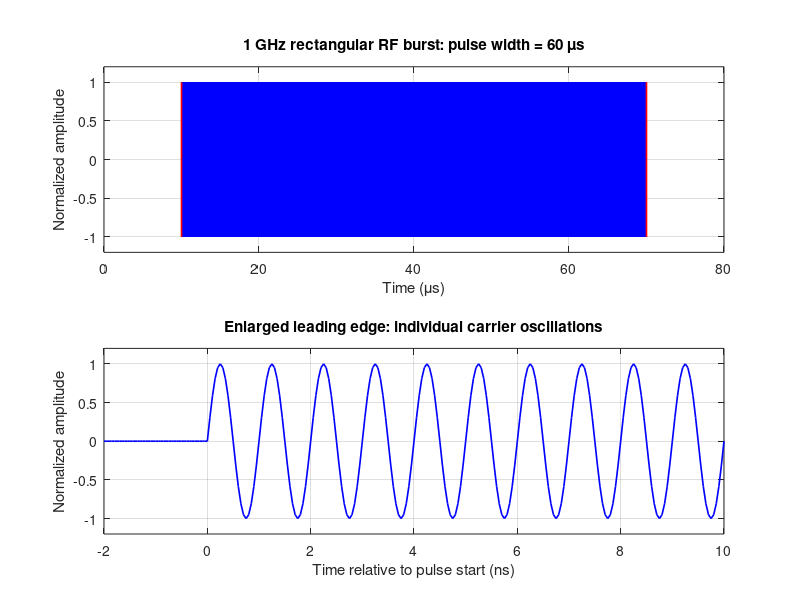

Write MATLAB code to recreate this figure. (Note: this script raises an error after producing the figure.)
%% Hypoband long-pulse examples
% 1 GHz carrier, 60 us rectangular pulse, PRF = 1000 Hz.
% No additional toolboxes required.
clear; clc; close all;

%% Parameters
f0 = 1e9;                  % Carrier frequency (Hz)
A0 = 1;                    % Normalized amplitude
PW = 60e-6;                % Rectangular pulse width (s)
PRF = 1000;                % Pulse repetition frequency (Hz)

Trep = 1/PRF;              % Start-to-start interval: 1 ms
Toff = Trep - PW;          % Off time: 940 us
duty = PW/Trep;            % Duty cycle: 0.06
tStart = 10e-6;            % Start of isolated pulse for display

% 20 samples per carrier cycle for RF waveform plots
fs = 20*f0;
dt = 1/fs;

%% 1. Rectangular RF burst: time domain
t = 0:dt:80e-6;

envelope = double(t >= tStart & t < tStart + PW);
a = A0*envelope .* sin(2*pi*f0*(t-tStart));

figure('Color','w','Name','Long RF pulse: time domain', ...
       'Position',[100 100 1100 700]);

subplot(2,1,1);
plot(t*1e6,a,'b','LineWidth',0.5);
hold on;
plot(t*1e6,A0*envelope,'r','LineWidth',1.2);
plot(t*1e6,-A0*envelope,'r','LineWidth',1.2);
xlabel('Time (\mus)');
ylabel('Normalized amplitude');
title('1 GHz rectangular RF burst: pulse width = 60 \mus');
xlim([0 80]);
ylim([-1.2 1.2]);
grid on; box on;

% Show ten individual cycles near the start
subplot(2,1,2);
tZoom = (-2e-9):dt:(10e-9);
aZoom = A0*double(tZoom >= 0) .* sin(2*pi*f0*tZoom);

plot(tZoom*1e9,aZoom,'b','LineWidth',1.2);
xlabel('Time relative to pulse start (ns)');
ylabel('Normalized amplitude');
title('Enlarged leading edge: individual carrier oscillations');
xlim([-2 10]);
ylim([-1.2 1.2]);
grid on; box on;

%% 2. Analytical spectrum of ONE rectangular RF burst
% Fourier transform convention: integral a(t)*exp(-j*2*pi*f*t) dt
% This is not the line spectrum of an infinite periodic train.

df = linspace(-100e3,100e3,40001);
f = f0 + df;

% Exact transform of a sine burst on 0 <= t <= PW
Sminus = sincNormalized((f-f0)*PW);
Splus  = sincNormalized((f+f0)*PW);

F = A0*PW/(2*1i) .* ( ...
    exp(-1i*pi*(f-f0)*PW).*Sminus ...
  - exp(-1i*pi*(f+f0)*PW).*Splus);

% Shift pulse start; this affects phase only
F = F .* exp(-1i*2*pi*f*tStart);
Fmag = abs(F);

figure('Color','w','Name','Single-pulse spectrum', ...
       'Position',[150 150 1100 500]);

plot(df/1e3,Fmag,'b','LineWidth',1.4);
hold on;

% For this integer-cycle burst, first nulls are f0 +/- 1/PW
nullOffset = 1/PW;
plot([-nullOffset nullOffset]/1e3,[0 0], ...
     'ro','MarkerFaceColor','r');

xlabel('Frequency offset from 1 GHz (kHz)');
ylabel('|A(f)| (s)');
title('Analytical spectrum of one 60 \mus rectangular RF burst');
xlim([-100 100]);
grid on; box on;
legend('Spectrum','First nulls','Location','northeast');

%% 3. Gaussian-modulated RF pulse
% Choose 60 us as the AMPLITUDE-envelope FWHM.
% Gaussian tails extend beyond the FWHM interval.
gaussianFWHM = 60e-6;
sigma = gaussianFWHM/(2*sqrt(2*log(2)));
tc = 100e-6;

tg = 0:dt:200e-6;

Genv = exp(-0.5*((tg-tc)/sigma).^2);
g = A0*Genv .* cos(2*pi*f0*(tg-tc));

figure('Color','w','Name','Gaussian RF pulse', ...
       'Position',[200 100 1100 700]);

subplot(2,1,1);
plot(tg*1e6,g,'b','LineWidth',0.5);
hold on;
plot(tg*1e6,A0*Genv,'r','LineWidth',1.4);
plot(tg*1e6,-A0*Genv,'r','LineWidth',1.4);

% Half-amplitude points
plot((tc + [-1 1]*gaussianFWHM/2)*1e6, ...
     [0.5 0.5]*A0,'ko','MarkerFaceColor','k');

xlabel('Time (\mus)');
ylabel('Normalized amplitude');
title('Gaussian RF pulse: amplitude-envelope FWHM = 60 \mus');
xlim([0 200]);
ylim([-1.2 1.2]);
grid on; box on;

subplot(2,1,2);
tgZoom = (-5e-9):dt:(5e-9);
gZoom = A0*exp(-0.5*(tgZoom/sigma).^2) ...
      .* cos(2*pi*f0*tgZoom);

plot(tgZoom*1e9,gZoom,'b','LineWidth',1.2);
xlabel('Time relative to Gaussian pulse centre (ns)');
ylabel('Normalized amplitude');
title('Carrier oscillations near the pulse centre');
xlim([-5 5]);
ylim([-1.2 1.2]);
grid on; box on;

%% 4. Rectangular pulse train: timing envelope
% Plot the envelope on a millisecond scale.
% The 1 GHz carrier exists inside each pulse but is not drawn here.

numberOfPulses = 4;

figure('Color','w','Name','Pulse train: 6 percent duty cycle', ...
       'Position',[250 200 1150 450]);
hold on;

for k = 0:numberOfPulses-1
    ts = k*Trep;

    % Filled rectangular envelope
    patch([ts ts ts+PW ts+PW]*1e3, ...
          [0 A0 A0 0], ...
          [0.25 0.55 1], ...
          'EdgeColor','b','FaceAlpha',0.7);

    % Zero baseline during off time
    plot([ts+PW ts+Trep]*1e3,[0 0],'b','LineWidth',1);
end

xlabel('Time (ms)');
ylabel('Normalized RF envelope');
title('60 \mus pulses: PRF = 1000 Hz, duty cycle = 6%');
xlim([-0.1 numberOfPulses*Trep*1e3]);
ylim([-0.05 1.25]);
xticks(0:1:numberOfPulses);
grid on; box on;

text(0.12,1.10,'Pulse width = 60 \mus');
text(1.12,1.10,'Start-to-start = 1 ms');
text(2.12,1.10,'Off time = 940 \mus');

%% Print calculated parameters
fprintf('Carrier frequency: %.2f GHz\n',f0/1e9);
fprintf('Pulse width: %.1f us\n',PW*1e6);
fprintf('PRF: %.0f Hz\n',PRF);
fprintf('Repetition interval: %.2f ms\n',Trep*1e3);
fprintf('Off time: %.1f us\n',Toff*1e6);
fprintf('Duty cycle: %.1f %%\n',100*duty);
fprintf('Carrier cycles per rectangular pulse: %.0f\n',f0*PW);
fprintf('First-null offsets: +/- %.3f kHz\n',nullOffset/1e3);
fprintf('Null-to-null bandwidth: %.3f kHz\n',2/PW/1e3);

%% Local function: normalized sinc, no toolbox needed
function y = sincNormalized(x)
    y = ones(size(x));
    nonzero = (x ~= 0);
    y(nonzero) = sin(pi*x(nonzero))./(pi*x(nonzero));
end
